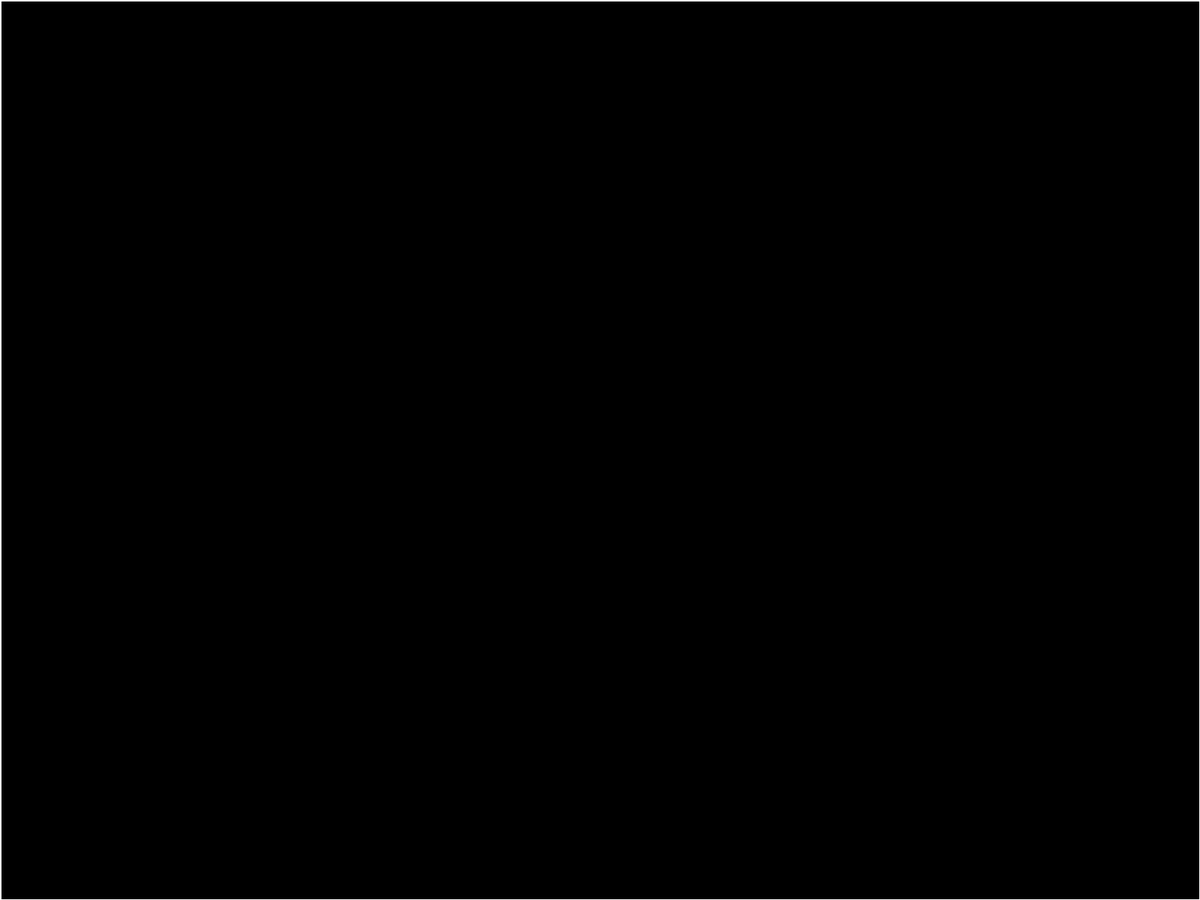
Frame 1 (no input)
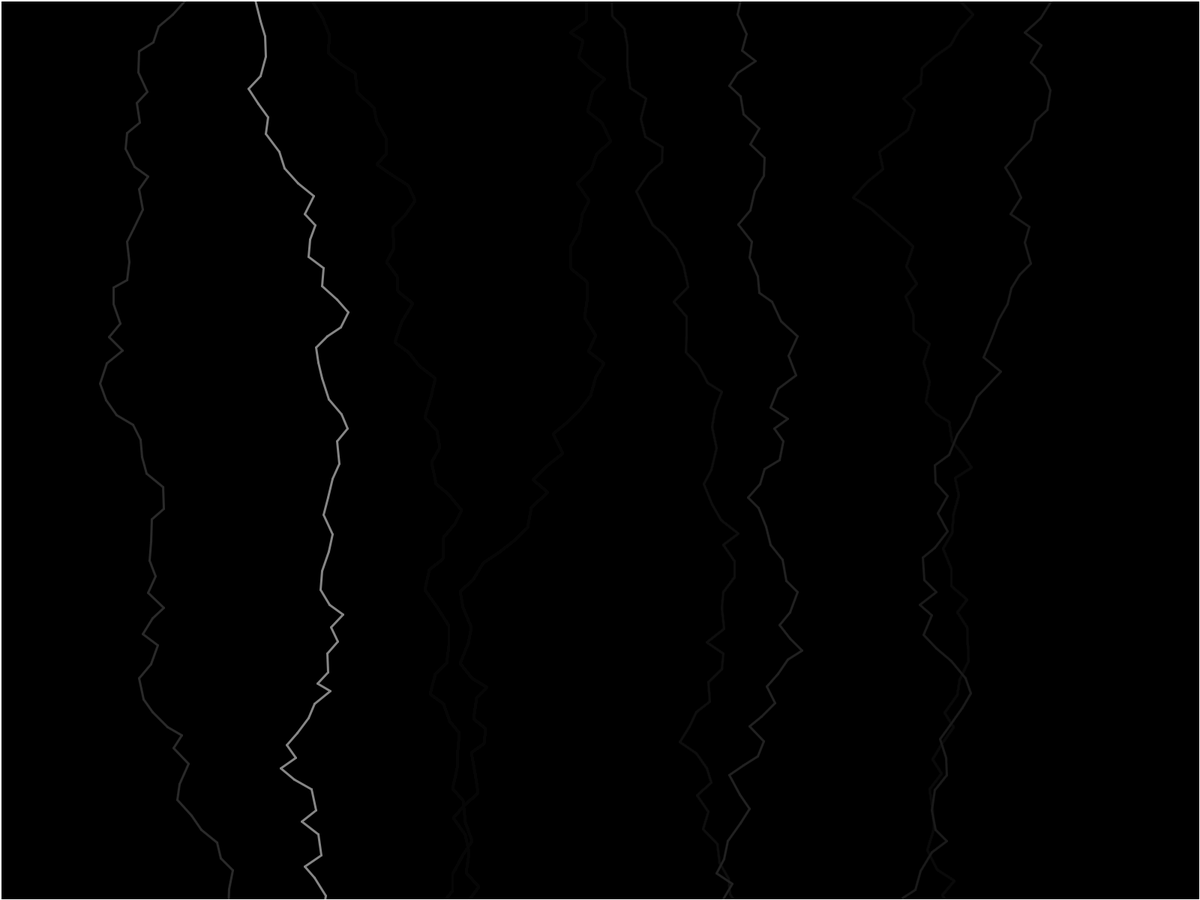
Frame 60 (the mouse pressed at the canvas centre just before this capture)
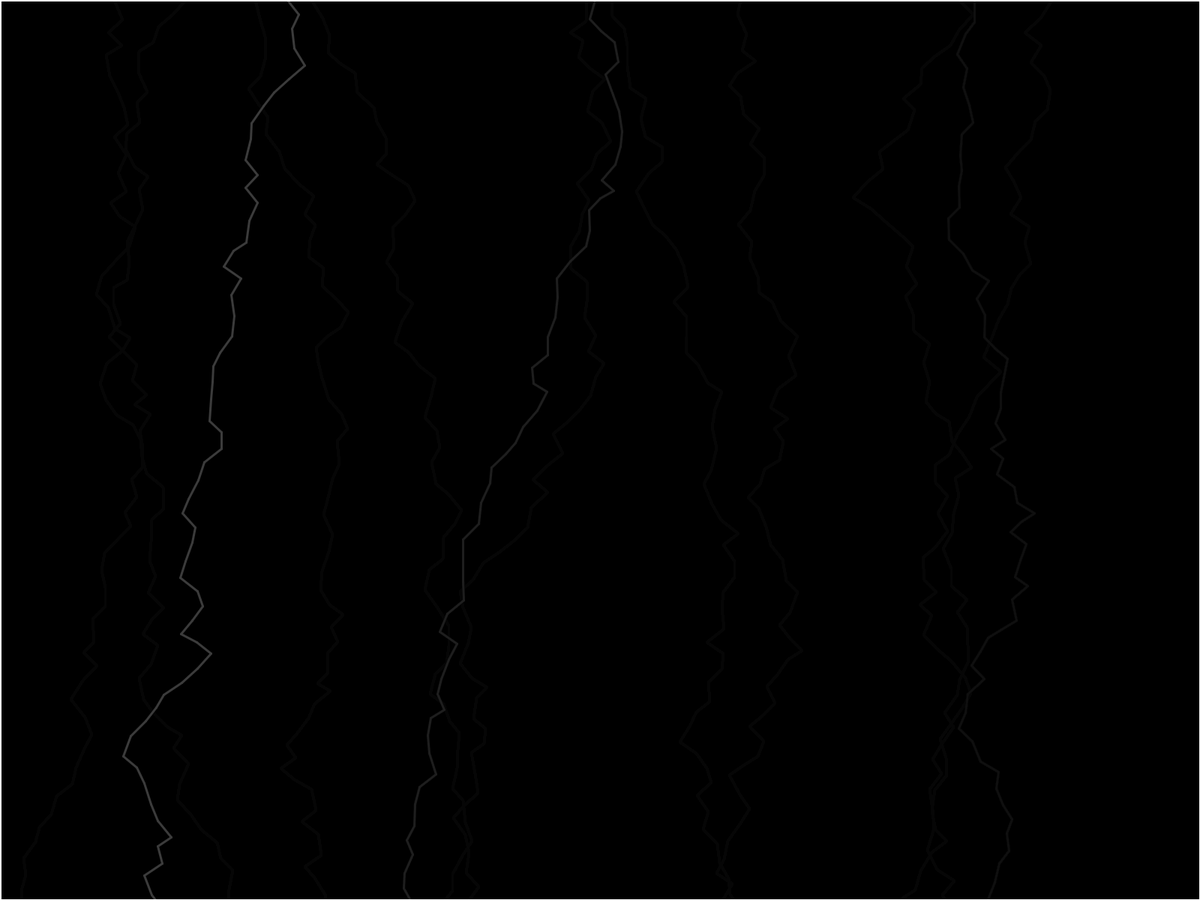
Frame 120 (the mouse held since frame 60 and released just before this capture)

The Processing sketch that drew these frames (run headless with seeded random() and noise(); from frame 60 on, the mouse is pressed at the canvas centre):

// Processing sketch: Lightning_Bolts
// ── Lightning_Bolts.pde
float x, y, lastX, lastY, degrees, radius;

void setup() {
  fullScreen();
  x = width/2;
  lastX = x;
  lastY = y;
  stroke(255);
  strokeWeight(3);
  background(0);
}

void draw() {
  float chance = random(10);
  fill(0, 20);
  rect(0, 0, width, height);
  if (chance > 9) {
    while (y < height) {
      degrees = random(30, 150);
      radius = random(20, 30);
      x += cos(radians(degrees))*radius;
      y += sin(radians(degrees))*radius;
      line(x, y, lastX, lastY);
      lastX = x;
      lastY = y;
    }
  }
  x = random(width);
  y = 0;
  lastX = x;
  lastY = y;
}
